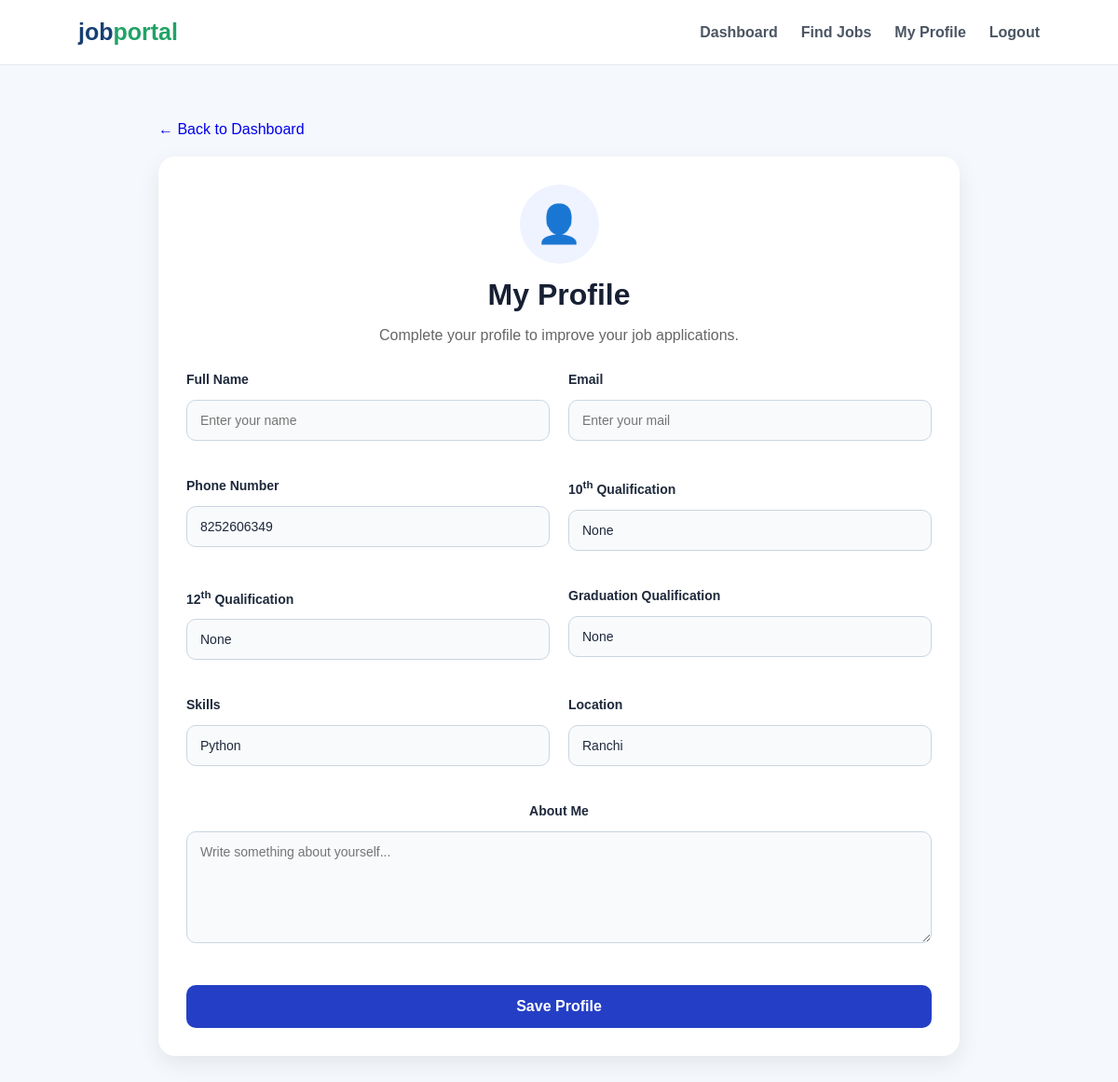
/profile (signed in), run on the app's committed database.
### tables this page shows
CREATE TABLE profiles (
            id INTEGER PRIMARY KEY AUTOINCREMENT,
            user_id INTEGER UNIQUE,
            phone TEXT,
            education TEXT,
            skills TEXT,
            location TEXT,
            bio TEXT,
            resume TEXT, tenth TEXT, twelfth TEXT, graduation TEXT,
            FOREIGN KEY (user_id) REFERENCES users(id)
        );

### app.py (the view, shortened to what this page needs)
@app.route("/profile", methods=["GET", "POST"])
def profile():
    if "user_id" not in session:
        return redirect(url_for("login"))
    user_id = session["user_id"]
    conn = get_db()
    profile_data = conn.execute(
        "SELECT * FROM profiles WHERE user_id = ?",
        (user_id,)
    ).fetchone()
    conn.close()
    user_id = session["user_id"]
    conn = get_db()
    user = conn.execute(
      "SELECT name, email FROM users WHERE id = ?",
      (user_id,)
    ).fetchone()
    return render_template(
        "profile.html",
        profile=profile_data
    )

### app.py (called while the page is built)
def get_db():
    conn = sqlite3.connect(DB)
    conn.row_factory = sqlite3.Row
    return conn

### templates/profile.html (shortened to what this page needs)
<!DOCTYPE html>
<html lang="en">
<head>
    <link rel="stylesheet" href="{{ url_for('static', filename='css/style.css') }}">
</head>
<body>
    <nav>
        <div class="logo">
            job<span>portal</span>
        </div>
        <div class="navlinks">
            <a href="{{ url_for('candidate_dashboard') }}">Dashboard</a>
            <a href="{{ url_for('jobs') }}">Find Jobs</a>
            <a href="{{ url_for('profile') }}">My Profile</a>
            <a href="{{ url_for('logout') }}">Logout</a>
        </div>
    </nav>
    <main class="profile-page">
        <a class="back-link" href="{{ url_for('candidate_dashboard') }}">
            ← Back to Dashboard
        </a>
        <div class="profile-card">
            <div class="profile-header">
                <div class="profile-icon">
                    👤
                </div>
                <h1>My Profile</h1>
                <p>
                    Complete your profile to improve your job applications.
                </p>
            </div>
            <form method="POST" action="{{ url_for('profile') }}">
                <div class="form-grid">
                    <div class="form-group">
                        <label>Full Name</label>
                        <input type="text" name="Name" value="{{ profile['Name'] if profile else '' }}"
                            placeholder="Enter your name">
                    </div>
                    <div class="form-group">
                        <label>Email</label>
                        <input type="text" name="Email" value="{{ profile['Mail'] if profile else '' }}"
                            placeholder="Enter your mail">
                    </div>
                    <div class="form-group">
                        <label>Phone Number</label>
                        <input type="text" name="phone" value="{{ profile['phone'] if profile else '' }}"
                            placeholder="Enter phone number">
                    </div>
                    <div class="form-group">
                        <label>10<sup>th</sup> Qualification</label>
                        <input type="text" name="tenth"
                            value="{{ profile['tenth'] if profile and 'tenth' in profile.keys() else '' }}"
                            placeholder="Percentage">
                    </div>
                    <div class="form-group">
                        <label>12<sup>th</sup> Qualification</label>
                        <input type="text" name="twelfth"
                            value="{{ profile['twelfth'] if profile and 'twelfth' in profile.keys() else '' }}"
                            placeholder="Percentage / P / C / M">
                    </div>
                    <div class="form-group">
                        <label>Graduation Qualification</label>
                        <input type="text" name="graduation"
                            value="{{ profile['graduation'] if profile and 'graduation' in profile.keys() else '' }}"
                            placeholder="CGPA">
                    </div>
                    <div class="form-group">
                        <label>Skills</label>
                        <input type="text" name="skills" value="{{ profile['skills'] if profile else '' }}"
                            placeholder="Python, Flask, HTML, CSS">
                    </div>
                    <div class="form-group">
                        <label>Location</label>
                        <input type="text" name="location" value="{{ profile['location'] if profile else '' }}"
                            placeholder="City, State">
                    </div>
                    <div class="form-group full">
                        <label>About Me</label>
                        <textarea name="bio"
                            placeholder="Write something about yourself...">{{ profile['bio'] if profile else '' }}</textarea>
                    </div>
                </div>
                <button type="submit" class="save-btn">
                    Save Profile
                </button>
            </form>
        </div>
    </main>
</body>
</html>

### static/css/style.css (style rules this page uses)
* { box-sizing: border-box }
body { margin: 0; font-family: Inter, Arial, sans-serif; background: #f7f9fc; color: #172033 }
nav { height: 72px; background: #fff; border-bottom: 1px solid #e8edf4; display: flex; align-items: center; justify-content: space-between; padding: 0 7%; position: sticky; top: 0; z-index: 5 }
.logo { font-size: 25px; font-weight: 800; color: #173f72 }
.logo span { color: #26a269 }
.navlinks { display: flex; gap: 28px; align-items: center }
.navlinks a { color: #4b5568; text-decoration: none; font-weight: 600 }
.full { width: 100%; text-align: center }
* { box-sizing: border-box; }
body { margin: 0; font-family: Arial, sans-serif; background: #f5f8fc; color: #172033; }
.logo { font-size: 25px; font-weight: 800; color: #173f72; }
.logo span { color: #20a366; }
nav { height: 70px; background: white; display: flex; align-items: center; justify-content: space-between; padding: 0 7%; border-bottom: 1px solid #e5eaf0; }
.navlinks { display: flex; gap: 25px; align-items: center; }
.navlinks a { text-decoration: none; color: #4b5563; font-weight: 600; }
.form-grid { display: grid; grid-template-columns: 1fr 1fr; gap: 18px 22px; }
.form-group { display: flex; flex-direction: column; gap: 6px; }
.form-group label { font-size: 14px; font-weight: 600; color: #14325c; }
.form-group input { padding: 12px 14px; border: 1.5px solid #d5deea; border-radius: 10px; font-size: 15px; background: #f9fbfe; outline: none; transition: border-color 0.2s, box-shadow 0.2s; }
.form-grid { display: grid; grid-template-columns: 1fr 1fr; gap: 20px; }
.form-group { display: flex; flex-direction: column; margin-bottom: 20px; }
.form-group label { font-weight: 600; font-size: 14px; color: #1e293b; margin-bottom: 8px; }
.form-group input, .form-group select, .form-group textarea { width: 100%; box-sizing: border-box; padding: 13px 14px; border: 1px solid #cbd5e1; border-radius: 10px; background: #f8fafc; font-size: 14px; color: #1e293b; outline: none; transition: 0.25s; font-family: inherit; }
.form-group textarea { resize: vertical; min-height: 120px; }

### templates/profile.html (style rules this page uses)
.profile-page { max-width: 900px; margin: 40px auto; padding: 20px; }
.profile-card { background: white; padding: 30px; border-radius: 18px; box-shadow: 0 8px 25px rgba(0, 0, 0, 0.08); }
.profile-header { text-align: center; margin-bottom: 30px; }
.profile-icon { width: 85px; height: 85px; margin: auto; border-radius: 50%; background: #eef3ff; display: flex; align-items: center; justify-content: center; font-size: 40px; }
.profile-header h1 { margin: 15px 0 5px; }
.profile-header p { color: #666; }
.form-grid { display: grid; grid-template-columns: 1fr 1fr; gap: 20px; }
.form-group { display: flex; flex-direction: column; }
.form-group.full { grid-column: 1 / -1; }
label { font-weight: 600; margin-bottom: 7px; }
input, textarea { padding: 12px; border: 1px solid #ddd; border-radius: 10px; font-size: 15px; }
textarea { min-height: 110px; resize: vertical; }
.save-btn { margin-top: 25px; width: 100%; padding: 14px; border: none; border-radius: 10px; background: #243fc5; color: white; font-size: 16px; font-weight: bold; cursor: pointer; }
.back-link { display: inline-block; margin-bottom: 20px; text-decoration: none; }

### data on the page
profiles: phone "8252606349", skills "Python", location "Ranchi"
